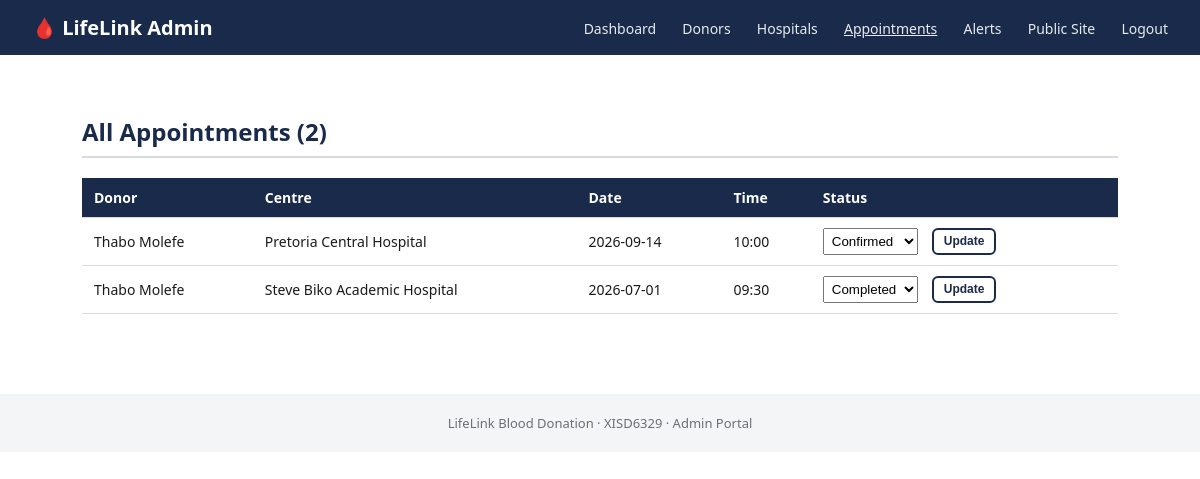
The page /admin/appointments.php (signed in) on the database its author committed.
### tables this page shows
CREATE TABLE appointments (
  appointment_id INT AUTO_INCREMENT PRIMARY KEY,
  donor_id INT NOT NULL,
  hospital_id INT NOT NULL,
  scheduled_date DATE NOT NULL,
  scheduled_time TIME NOT NULL,
  donation_type VARCHAR(20) NOT NULL DEFAULT 'WholeBlood',
  status VARCHAR(20) NOT NULL DEFAULT 'Confirmed',  
  notes VARCHAR(255),
  created_at TIMESTAMP NOT NULL DEFAULT CURRENT_TIMESTAMP,
  FOREIGN KEY (donor_id) REFERENCES donors(donor_id) ON DELETE CASCADE,
  FOREIGN KEY (hospital_id) REFERENCES hospitals(hospital_id)
);

CREATE TABLE donors (
  donor_id INT AUTO_INCREMENT PRIMARY KEY,
  first_name VARCHAR(60) NOT NULL,
  last_name VARCHAR(60) NOT NULL,
  email VARCHAR(150) NOT NULL UNIQUE,
  password VARCHAR(255) NOT NULL,
  phone VARCHAR(30),
  date_of_birth DATE,
  gender VARCHAR(20),
  address VARCHAR(255),
  blood_type_id INT NOT NULL,
  last_donation_date DATE NULL,
  is_active TINYINT(1) NOT NULL DEFAULT 1,
  created_at TIMESTAMP NOT NULL DEFAULT CURRENT_TIMESTAMP,
  FOREIGN KEY (blood_type_id) REFERENCES blood_types(blood_type_id)
);

CREATE TABLE hospitals (
  hospital_id INT AUTO_INCREMENT PRIMARY KEY,
  hospital_name VARCHAR(150) NOT NULL,
  address VARCHAR(255) NOT NULL,
  latitude DECIMAL(10,6),
  longitude DECIMAL(10,6),
  contact_email VARCHAR(150),
  contact_phone VARCHAR(30),
  operating_hours VARCHAR(100),
  is_approved TINYINT(1) NOT NULL DEFAULT 1
);

### admin/appointments.php (the view, shortened to what this page needs)
<?php
$pdo = db();
$appointments = $pdo->query(
    "SELECT a.appointment_id, d.first_name, d.last_name, h.hospital_name, a.scheduled_date, a.scheduled_time, a.status
     FROM appointments a
     JOIN donors d ON d.donor_id = a.donor_id
     JOIN hospitals h ON h.hospital_id = a.hospital_id
     ORDER BY a.scheduled_date DESC, a.scheduled_time DESC"
)->fetchAll();
$statuses = ['Pending', 'Confirmed', 'Completed', 'Cancelled'];
include __DIR__ . '/../includes/admin_header.php';
?>
  <div class="section">
    <h2>All Appointments (<?= count($appointments) ?>)</h2>
    <table>
      <tr><th>Donor</th><th>Centre</th><th>Date</th><th>Time</th><th>Status</th></tr>
      <?php foreach ($appointments as $a): ?>
        <tr>
          <td><?= htmlspecialchars($a['first_name'] . ' ' . $a['last_name']) ?></td>
          <td><?= htmlspecialchars($a['hospital_name']) ?></td>
          <td><?= htmlspecialchars($a['scheduled_date']) ?></td>
          <td><?= htmlspecialchars(substr($a['scheduled_time'], 0, 5)) ?></td>
          <td>
            <form action="appointments.php" method="post" style="display:flex; gap:6px;">
              <select name="status" style="padding:4px;">
                <?php foreach ($statuses as $s): ?>
                  <option value="<?= $s ?>" <?= $s === $a['status'] ? 'selected' : '' ?>><?= $s ?></option>
                <?php endforeach; ?>
              </select>
              <button type="submit" class="btn btn-outline" style="padding:4px 10px; font-size:12px;">Update</button>
            </form>
          </td>
        </tr>
      <?php endforeach; ?>
    </table>
  </div>
<?php include __DIR__ . '/../includes/admin_footer.php'; ?>

### assets/css/style.css (style rules this page uses)
:root { --navy: #1a2a4a; --red: #b3141c; --light: #f4f5f6; --grey: #6b6f76; --border: #d7dade; }
* { box-sizing: border-box; }
body { margin: 0; font-family: "Segoe UI", Arial, sans-serif; color: #1a1a1a; background: #ffffff; }
.btn { display: inline-block; padding: 12px 26px; border-radius: 6px; font-weight: 600; text-decoration: none; margin: 0 8px; cursor: pointer; border: none; font-size: 14px; }
.btn-outline { background: #fff; color: var(--navy); border: 2px solid var(--navy); }
.section { padding: 40px 32px; max-width: 1100px; margin: 0 auto; }
.section h2 { color: var(--navy); border-bottom: 2px solid var(--border); padding-bottom: 8px; }
table { width: 100%; border-collapse: collapse; margin-top: 10px; }
th, td { text-align: left; padding: 10px 12px; border-bottom: 1px solid var(--border); font-size: 14px; }
th { background: var(--navy); color: #fff; }

### rows shown on the page
appointments: donor.last_name "Thabo Molefe", hospital.hospital_name "Pretoria Central Hospital", scheduled_date "2026-09-14", scheduled_time "10:00", status "Confirmed"
appointments: donor.last_name "Thabo Molefe", hospital.hospital_name "Steve Biko Academic Hospital", scheduled_date "2026-07-01", scheduled_time "09:30", status "Completed"

### other values the page prints
count($appointments) "2"
